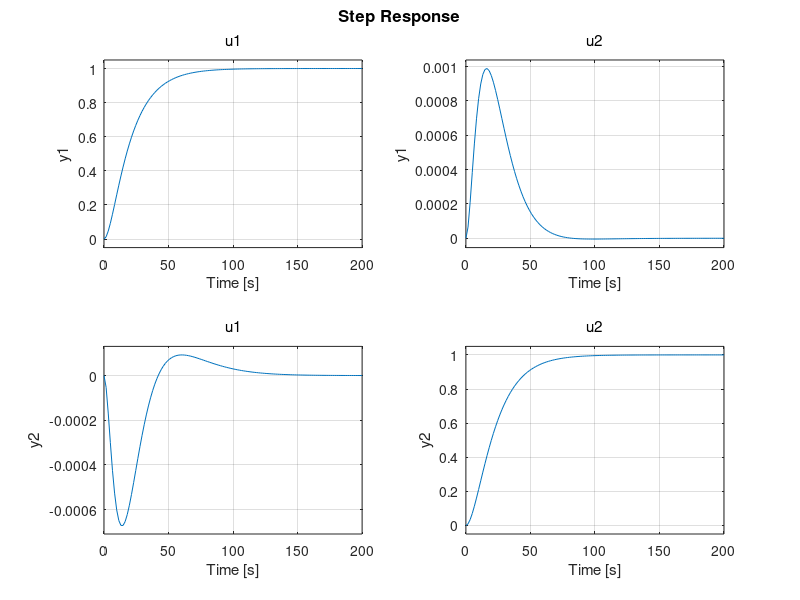
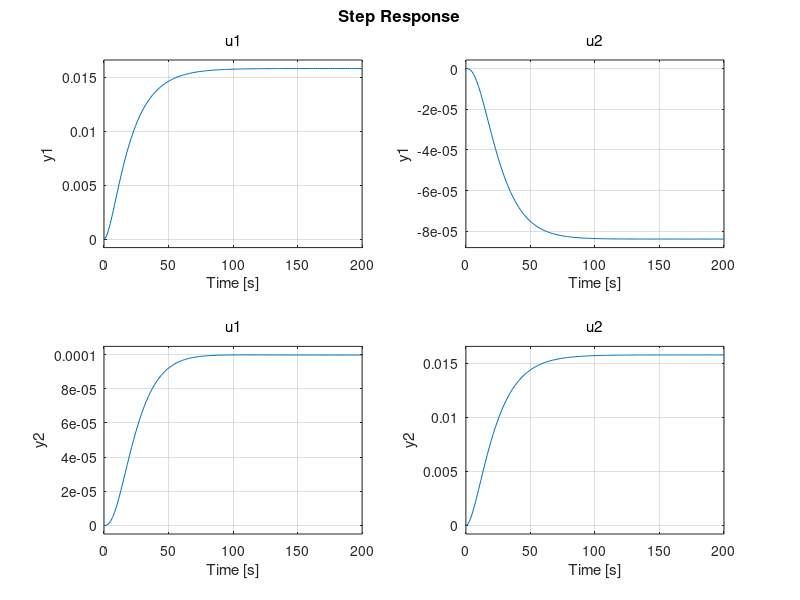

Write the MATLAB code that produced these figures, in order.
% Control Systems Lab (2020-2021) - Group 3 - Black Box
close all; clear all; clc;

%% Load White-Box Models
load('syst_TS1_TS2_TH1_TH2.mat')

%% State

% Check open loop eigenvalues
E = eig(A);

% Check for Controllability
Contr = ctrb(A,B);
Contr_check = length(A) - rank(Contr); % It is full rank thus controllable

Q = [1000 0 0 0;   % Penalize bad performance. Beste resultaat.
     0 1000 0 0;
     0 0 1000 0;
     0 0 0 1000];
R = [0.5 0; 0 0.5];  % Penalize effort. Beste resultaat.
L = lqr(A,B,Q,R) % Create Gain Matrix K (LQR)

% Observer poles: P = [-0.49, -0.491, -0.49, -0.491];

% Check Closed Loop Eigenvalues;
Acl = A - B*L;
Ecl = eig(Acl);

% Close Loop System
syscl = ss(Acl, B, C, D);
figure(2);
step(syscl)

% Solve for Kr
Ldc = dcgain(syscl);
Lr = inv(Ldc) % Inverse of dcgain for scaling

% Scaled Close Loop System
syscl_lqr_scaled = ss(Acl, B*Lr, C, D);

% Feedforward Gain G
% G = -inv(C*inv(A-B*K)*B);

% Run
figure(1);
step(syscl_lqr_scaled); % Closed-loop system (Continuous time)

%% Save Workspace
save('L_Lr_LQR_final.mat','L','Lr')
